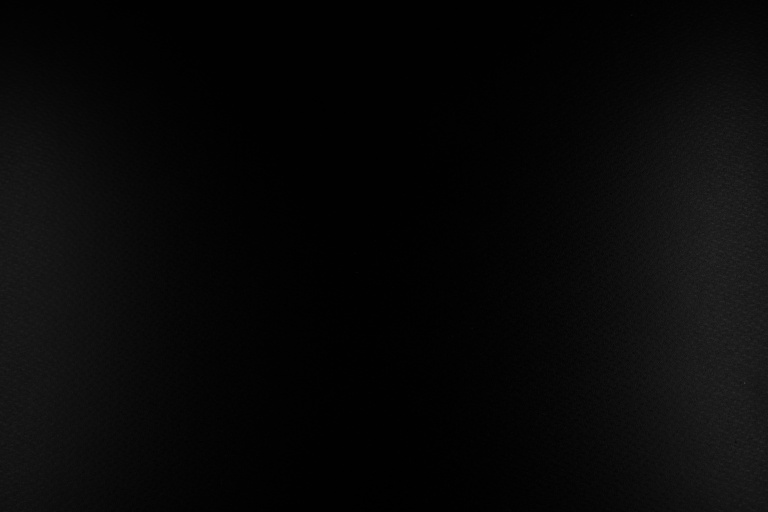
#> input picture raspberryPi5/GrabImage/yuanshi.jpg, 768 x 512 px
$ python -i disc_detect.py   (imports and definitions only)
#> lines starting #> are read from the running program, lines starting #| are printed output that depends on the picture; after the words box and inside, x2 and y2 are one past the last pixel; in counts of white or black regions, pixels touching at a corner belong together
"""
圆形铝片识别 — 推理前智能裁剪的定位模块

功能:
  在选中帧上定位铝片圆心 (cx, cy) 与半径 r, 供 api.py 做:
    1. 以圆心为中心的方形智能裁剪 (四周留黑边), 避免整帧 3:2 图被各向异性
       压缩成 300×300 导致缺陷变形;
    2. 圆心信息本身可用于确认铝片位于裁剪图中央.

定圆方法 (config.ini [disc] method):
  mask (默认): 二值化 → 形态学开/闭 → 最大外轮廓 → minEnclosingCircle.
       - 传入 background(EMA 背景) 时走【背景差分】路径: 在 48×64 低分辨率下
         absdiff → 高斯模糊 → Otsu(带下限) → 放大掩码 → 形态学。与触发链路
         同源且低分辨率下静态高对比物体(反光斑)被背景抵消, 光照变化/皮带反光
         下最稳, 反射高光在圆内部不影响外边界;
       - 无 background 时走【原始帧阈值】路径 (亮铝片/暗背景场景), 兼容调试。
  hough: Canny + HoughCircles 圆弧投票, 边缘残缺/局部反光也能定圆, 但参数
               需要现场调整 (hough_param1/param2).

回退链: find_disc_robust() 按 主方法 → 另一方法 依次尝试, method_fallback=1 时
       全部失败才返回 None. 有 EMA 背景时 mask 只走背景差分(不回退 raw, 防止
       锁定静止反光斑导致裁剪错位); 圆形度过滤剔除机械臂等非圆亮斑, 半径范围
       过滤剔除超大/超小误检.

调试: probe_disc() 返回 (circle, info), info["reject"] 给出未检出/被过滤的
      原因(中文), 供 /debug_disc 调试流实时展示; find_disc() 是它的薄封装.

依赖: opencv-python, numpy. 不依赖 api.py, 可独立测试.
"""

import cv2
import numpy as np

# 默认参数 (与 config.ini [disc] 段对应, 便于独立使用)
DEFAULTS = {
    "min_radius_ratio": 0.15,     # 半径下限 = 该值 × min(宽,高)
    "max_radius_ratio": 0.50,     # 半径上限 = 该值 × min(宽,高)
    "circularity": 0.60,          # 圆形度下限 (凸包面积/(πr²)), 过滤非圆亮斑
    "mask_threshold": 0,          # 0=Otsu 自适应; >0=固定阈值
    "otsu_min_threshold": 50,     # Otsu 下限保护, 防把噪声当目标
    "hough_param1": 100,          # HoughCircles 高阈值 (Canny)
    "hough_param2": 30,           # HoughCircles 累加器阈值
    "hough_min_dist": 0,          # 圆心最小间距, 0=自动 max(w,h)/4
    "method_fallback": 1,         # 主方法未检出时是否尝试另一方法
}

# 圆出界检查容差 (px): 拟合噪声/低分辨率掩码块状误差会让外接圆偏大 ~12px,
# 严格 0 容差会误拒贴边但完整的铝片; 真正部分出画面的铝片(几十 px 以上)仍会被拒
EDGE_TOL = 8


def _threshold_binary(blurred, cfg, diag):
    """Otsu(带下限保护) 或固定阈值, 返回二值图; 同时记录所用阈值到 diag."""
    if cfg["mask_threshold"] > 0:
        _, binary = cv2.threshold(blurred, cfg["mask_threshold"], 255, cv2.THRESH_BINARY)
        diag["threshold"] = cfg["mask_threshold"]
    else:
        t, binary = cv2.threshold(blurred, 0, 255, cv2.THRESH_BINARY + cv2.THRESH_OTSU)
        if t < cfg["otsu_min_threshold"]:  # 纯暗背景下限保护
            _, binary = cv2.threshold(blurred, cfg["otsu_min_threshold"], 255, cv2.THRESH_BINARY)
            t = cfg["otsu_min_threshold"]
        diag["threshold"] = float(t)
    return binary


def _circle_from_binary(binary, cfg, diag):
    """形态学 → 最大外轮廓 → 外接圆 + 圆形度过滤. 返回 (cx,cy,r) 或 None."""
    kernel = cv2.getStructuringElement(cv2.MORPH_ELLIPSE, (3, 3))
    binary = cv2.morphologyEx(binary, cv2.MORPH_OPEN, kernel, iterations=1)  # 去散斑
    kernel5 = cv2.getStructuringElement(cv2.MORPH_ELLIPSE, (5, 5))
    binary = cv2.morphologyEx(binary, cv2.MORPH_CLOSE, kernel5, iterations=2)  # 填反射暗洞

    contours, _ = cv2.findContours(binary, cv2.RETR_EXTERNAL, cv2.CHAIN_APPROX_SIMPLE)
    if not contours:
        diag["reject"] = "二值图无前景轮廓 (阈值 t={})".format(diag["threshold"])
        return None
    contour = max(contours, key=cv2.contourArea)
    hull = cv2.convexHull(contour)
    area = cv2.contourArea(hull)
    diag["area"] = float(area)
    if area < 8:
        diag["reject"] = "最大轮廓过小 (面积 {:.0f})".format(area)
        return None
    (cx, cy), r = cv2.minEnclosingCircle(hull)
    diag["radius"] = float(r)
    circ = area / (np.pi * r * r)
    diag["circularity"] = float(circ)
    if circ < cfg["circularity"]:
        diag["reject"] = "圆形度 {:.2f} < {:.2f} (可能是非圆亮斑)".format(circ, cfg["circularity"])
        return None
    return (float(cx), float(cy), float(r))


def _mask_circle(gray, cfg, background=None):
    """mask 方法: 背景差分(有 background) 或 原始帧阈值(无 background).

    Returns: (circle, diag). circle=(cx,cy,r) 或 None; diag 为诊断 dict
    (threshold/area/circularity/reject), 供调试流展示失败原因.
    """
    diag = {"threshold": None, "area": None, "circularity": None, "reject": None}
    if background is not None:
        # 背景差分路径: 与触发链路同源, 光照鲁棒.
        # 关键: 差分在【低分辨率】(48×64, 与 EMA 背景同尺寸)上做——全分辨率帧与
        # 上采样背景之间的分辨率不匹配会在静态高对比物体(反光斑/皮带边缘)上产生
        # 虚假 diff; 低分辨率下两者对齐, 静态边缘被背景抵消, 只有真正的新前景
        # (铝片)留下. 掩码再放大回全分辨率拟合圆.
        bh, bw = background.shape[:2]
        small = cv2.resize(gray, (bw, bh), interpolation=cv2.INTER_AREA)
        diff = cv2.absdiff(small, np.clip(background, 0, 255).astype(np.uint8))
        blurred = cv2.GaussianBlur(diff, (7, 7), 0)
        binary = _threshold_binary(blurred, cfg, diag)
        binary = cv2.resize(binary, (gray.shape[1], gray.shape[0]), interpolation=cv2.INTER_NEAREST)
    else:
        # 原始帧阈值路径: 亮铝片/暗背景场景
        blurred = cv2.GaussianBlur(gray, (9, 9), 0)
        binary = _threshold_binary(blurred, cfg, diag)
    circle = _circle_from_binary(binary, cfg, diag)
    return circle, diag


# [40 lines left out: functions _hough_circle, _sanity_check, not called in this run]


def probe_disc(gray, method="mask", cfg=None, background=None):
    """
    定位铝片圆心与半径, 并附带诊断信息 (供 /debug_disc 调试流展示).

    Args:
        gray: 灰度帧 (BGR 会自动转灰度).
        method: "mask" | "hough".
        cfg: dict, 缺省用 DEFAULTS (与 config.ini [disc] 段一致).
        background: 可选 EMA 背景模型 (float32 低分辨率); mask 方法给定时走
                    背景差分路径, 光照鲁棒性更强.

    Returns:
        (circle, info): circle=(cx, cy, r) 或 None;
        info 含 threshold/area/circularity/radius 与 reject(失败原因, 中文).
    """
    info = {"threshold": None, "area": None, "circularity": None, "radius": None, "reject": None}
    if gray is None:
        info["reject"] = "无图像帧"
        return None, info
    if gray.ndim == 3:
        gray = cv2.cvtColor(gray, cv2.COLOR_BGR2GRAY)
    merged = dict(DEFAULTS)
    if cfg:
        merged.update(cfg)
    h, w = gray.shape[:2]

    if method == "mask":
        circle, diag = _mask_circle(gray, merged, background=background)
    else:
        circle, diag = _hough_circle(gray, merged)
    info.update(diag or {})

    if circle is None:
        info["reject"] = info.get("reject") or "未检出圆"
        return None, info

    cx, cy, r = circle
    # 圆必须(基本)完整落在画面内 (单独检查以便给出明确 reject 原因)
    if not (cx - r >= -EDGE_TOL and cx + r <= w + EDGE_TOL and
            cy - r >= -EDGE_TOL and cy + r <= h + EDGE_TOL):
        info["reject"] = "圆超出画面边界 (铝片未完整进入视野), 回退整帧"
        return None, info
    if not _sanity_check(cx, cy, r, h, w, merged):
        min_r = merged["min_radius_ratio"] * min(h, w)
        max_r = merged["max_radius_ratio"] * min(h, w)
        info["reject"] = "半径 {:.0f} 超出合理范围 [{:.0f}, {:.0f}]".format(r, min_r, max_r)
        return None, info
    return (cx, cy, r), info


# [62 lines left out: functions find_disc_robust, find_disc, not called in this run]

>>> import cv2
>>> picture = cv2.imread('yuanshi.jpg', cv2.IMREAD_GRAYSCALE)
#> picture is the input picture: shape (512, 768); min 0, max 58, mean 8
>>> result = probe_disc(picture)
#> in _mask_circle, `blurred = cv2.GaussianBlur(gray, (9, 9), 0)`:
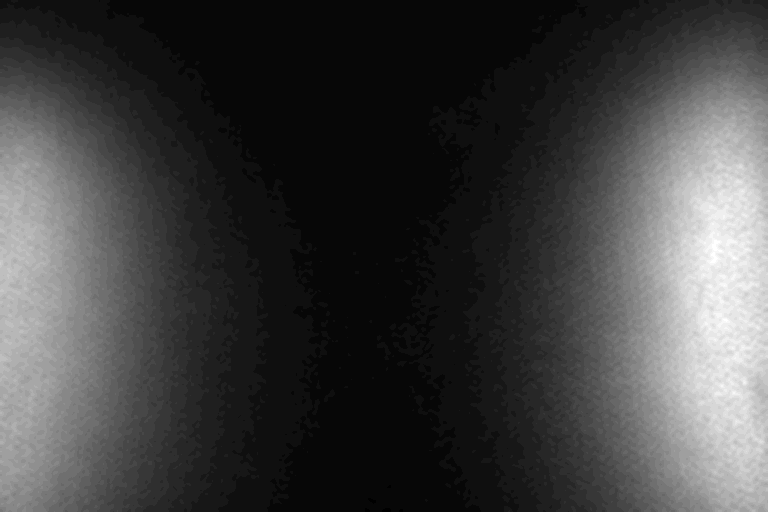
#> blurred: shape (512, 768); min 0, max 32, mean 8; drawn with min black and max white
#> in _threshold_binary, `t, binary = cv2.threshold(blurred, 0, 255, cv2.THRESH_BINARY + cv2.THR..`:
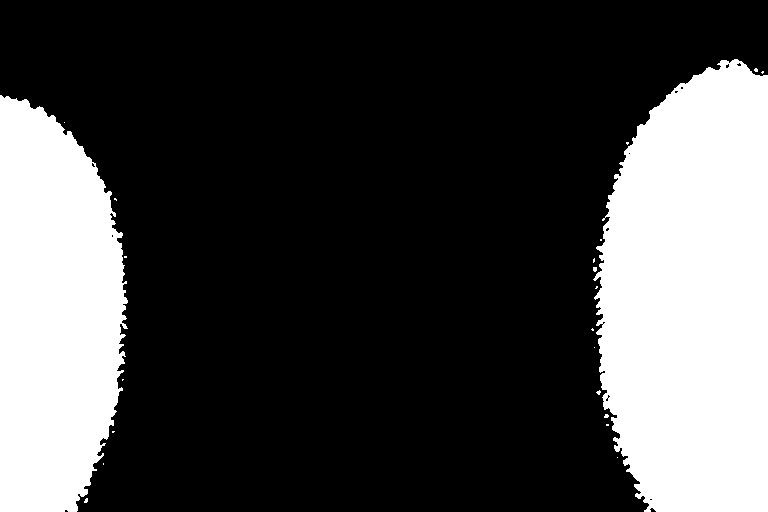
#> binary: shape (512, 768); 27.8% white; 22 white regions (20 under 20 px), largest, box (x1, y1, x2, y2) and area: (593, 59, 768, 512) 65928, (0, 95, 128, 512) 43148
#> in _threshold_binary, `t, binary = cv2.threshold(blurred, 0, 255, cv2.THRESH_BINARY + cv2.THR..`: t = 11
#> in _threshold_binary, `_, binary = cv2.threshold(blurred, cfg["otsu_min_threshold"], 255, cv2..`: binary: shape (512, 768); every value is 0
#> in _circle_from_binary, `contours, _ = cv2.findContours(binary, cv2.RETR_EXTERNAL, cv2.CHAIN_AP..`: contours = []
#> in probe_disc, `circle, diag = _mask_circle(gray, merged, background=background)`: diag = 4 items
